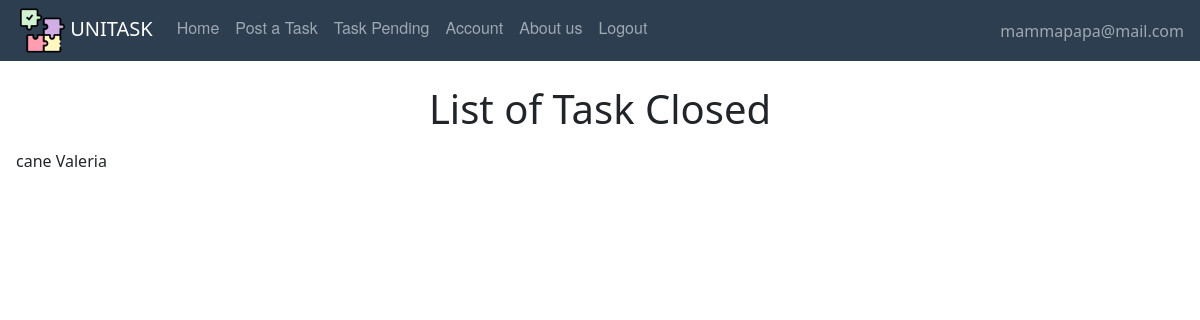
The app's page /taskpending (signed in), older data.
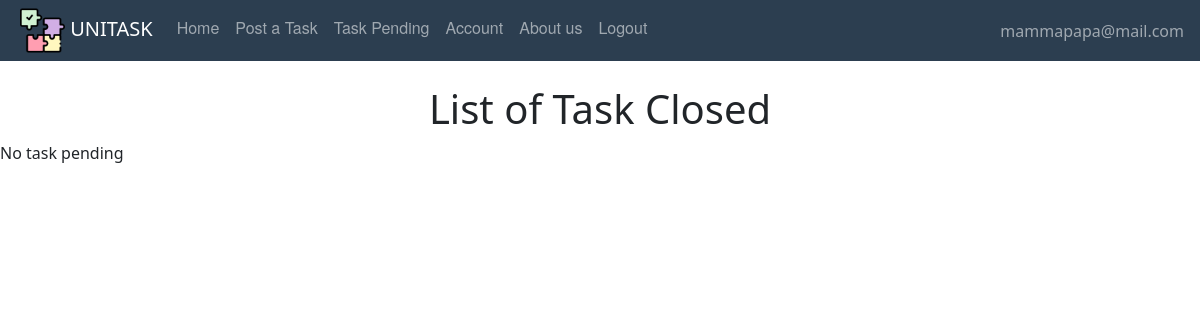
The same page, newer data.
### website/models.py (models this page shows, shortened)
class Offer(db.Model, UserMixin):
    id = db.Column(db.Integer, primary_key=True)
    title = db.Column(db.String(150))
    description = db.Column(db.String(150))
    address = db.Column(db.String(150))
    placeId = db.Column(db.String(150))
    lat = db.Column(db.Float)
    lng = db.Column(db.Float)
    date = db.Column(db.DateTime(timezone=True), default=func.now())
    isAss = db.Column(db.Boolean, default=False)
    date_task = db.Column(db.DateTime(timezone=True))
    id_adult = db.Column(db.Integer, db.ForeignKey('adult.id'))
    scelta = db.Column(db.Integer, db.ForeignKey('student.id'))
    isPerf = db.Column(db.Boolean, default=False)
    rece = db.relationship('Review', backref='recensione')
    isClosed = db.Column(db.Boolean, default=False)

class User(db.Model, UserMixin):
    id = db.Column(db.Integer, primary_key=True)
    email = db.Column(db.String(150), unique=True)
    password = db.Column(db.String(150))
    first_name = db.Column(db.String(150))
    surname = db.Column(db.String(150))
    type = db.Column(db.String(20))
    reviewsposted = db.relationship('Review', foreign_keys='Review.id_reviewer',
                                    backref='author')
    reviewsreceived = db.relationship('Review', foreign_keys='Review.id_reviewed',
                                      backref='received')
    __mapper_args__ = {
        'polymorphic_on': type,
        'polymorphic_identity': 'user',
    }

### website/views.py (the view)
@views.route('/taskpending')
def taskpending():
    pending = []
    for task in current_user.tasks:
        if task.isAss:
            pending.append(task)
        if task.isAss == False and task.isPerf == True:
            pending.append(task)
    return render_template("Adult/taskspending.html", user=current_user, pending=pending)

### website/__init__.py (called while the page is built)
def create_app():
    app = Flask(__name__)
    app.config['SECRET_KEY'] = 'atrebunfigoassurdo'
    app.config['SQLALCHEMY_DATABASE_URI'] = 'sqlite:///'+ DB_NAME
    db.init_app(app)
    from .views import views  # We imported the name of the blueprint
    from .auth import auth
    app.register_blueprint(views, url_prefix="/")  # Stiamo dicendo come sono definite le pagine e dove sono
    app.register_blueprint(auth, url_prefix="/")
    from .models import User, Offer, Adult, Student
    create_database(app)
    login_manager = LoginManager()
    login_manager.login_view = 'auth.login'  # dove vogliamo mandare l'user se non loggato
    login_manager.init_app(app)
    @login_manager.user_loader
    def load_user(id):
        return User.query.get(int(id))
    return app

### website/templates/Adult/taskspending.html (shortened to what this page needs)
{% extends "base.html" %} {% block title %}Task to be performed{% endblock %} {% block content%}
    <br />
    <h1 align="center">List of Task Closed</h1>
<ul class="list-group list-group-flush" id="offers">
    {%  if pending|length != 0 %}
      {% for offer in pending %}
                <li class="list-group-item">
         {{ offer.title }} {{ offer.performer.first_name }}
              <br/>
      {% endfor %}
    {% else %}
        No task pending
    {% endif %}
</ul>
{% endblock %}

Row changes from the older to the newer data that the page shows:
no longer on this page (row edited): Offer: title "cane", performer.first_name "Valeria"
Text that changed along with them:
text now shown: "No task pending"
